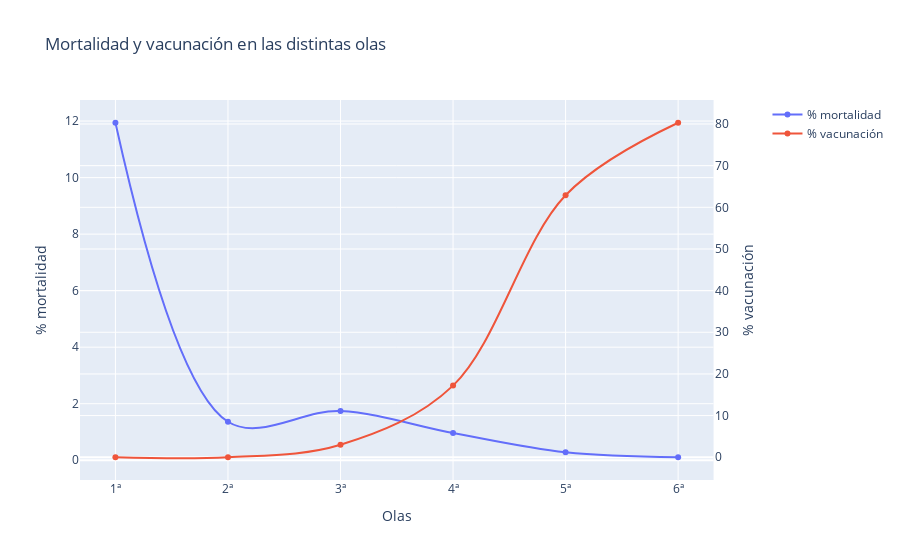

Notebook code for this chart:
### Markdown cell above
### En cada ola

### Code cell
df_1ola = datos_covid[(datos_covid['fecha']>'2020-03-10') & (datos_covid['fecha']<'2020-05-01')]
df_2ola = datos_covid[(datos_covid['fecha']>'2020-08-04') & (datos_covid['fecha']<'2020-12-01')]
df_3ola = datos_covid[(datos_covid['fecha']>'2020-12-09') & (datos_covid['fecha']<'2021-03-12')]
df_4ola = datos_covid[(datos_covid['fecha']>'2021-03-23') & (datos_covid['fecha']<'2021-05-22')]
df_5ola = datos_covid[(datos_covid['fecha']>'2021-07-05') & (datos_covid['fecha']<'2021-08-15')]
df_6ola = datos_covid[(datos_covid['fecha']>'2021-11-23') & (datos_covid['fecha']<'2022-01-03')]

mort1 = df_1ola['num_def'].sum()/df_1ola['num_casos'].sum()*100
mort2 = df_2ola['num_def'].sum()/df_2ola['num_casos'].sum()*100
mort3 = df_3ola['num_def'].sum()/df_3ola['num_casos'].sum()*100
mort4 = df_4ola['num_def'].sum()/df_4ola['num_casos'].sum()*100
mort5 = df_5ola['num_def'].sum()/df_5ola['num_casos'].sum()*100
mort6 = df_6ola['num_def'].sum()/df_6ola['num_casos'].sum()*100

lista_mort = [mort1, mort2, mort3, mort4, mort5, mort6]
lista_olas = ['1ª', '2ª', '3ª', '4ª', '5ª', '6ª']
lista_vac=[0,0,3,17.2,62.9,80.3]

# Create figure with secondary y-axis
fig = make_subplots(specs=[[{"secondary_y": True}]])

# Add traces
fig.add_trace(
    go.Scatter(x=lista_olas, y=lista_mort, name="% mortalidad", line_shape = 'spline'),
    secondary_y=False, 
)

fig.add_trace(
    go.Scatter(x=lista_olas, y=lista_vac, name="% vacunación", line_shape = 'spline'),
    secondary_y=True,
)

# Add figure title
fig.update_layout(title_text="Mortalidad y vacunación en las distintas olas")

# Set x-axis title
fig.update_xaxes(title_text="Olas")

# Set y-axes titles
fig.update_yaxes(title_text="% mortalidad", secondary_y=False)
fig.update_yaxes(title_text="% vacunación", secondary_y=True)

fig.update_layout(hovermode = "x")

fig.show()

perc_red_mort = (mort3-mort6)/mort3*100
print(f'El porcentaje de reducción de la mortalidad por COVID-19 entre la 3ª y la 6ª ola es: {perc_red_mort:.2f} %')
perc_red_hosp = (df_3ola['num_hosp'].sum()/df_3ola['num_casos'].sum()*100-(df_6ola['num_hosp'].sum()/df_6ola['num_casos'].sum()*100))/(df_3ola['num_hosp'].sum()/df_3ola['num_casos'].sum()*100)*100
print(f'El porcentaje de reducción de la hospitalización por COVID-19 entre la 3ª y la 6ª ola es: {perc_red_hosp:.2f} %')

### Figure 1 — Plotly figure (JSON) as saved in the notebook; plotly's stock layout.template omitted (floating-point values rounded to 4 significant figures)
{"data": [{"line": {"shape": "spline"}, "name": "% mortalidad", "type": "scatter", "x": ["1ª", "2ª", "3ª", "4ª", "5ª", "6ª"], "xaxis": "x", "y": [11.94, 1.361, 1.741, 0.9629, 0.2808, 0.1057], "yaxis": "y"}, {"line": {"shape": "spline"}, "name": "% vacunación", "type": "scatter", "x": ["1ª", "2ª", "3ª", "4ª", "5ª", "6ª"], "xaxis": "x", "y": [0, 0, 3, 17.2, 62.9, 80.3], "yaxis": "y2"}], "layout": {"hovermode": "x", "title": {"text": "Mortalidad y vacunación en las distintas olas"}, "xaxis": {"anchor": "y", "domain": [0, 0.94], "title": {"text": "Olas"}}, "yaxis": {"anchor": "x", "domain": [0, 1], "title": {"text": "% mortalidad"}}, "yaxis2": {"anchor": "x", "overlaying": "y", "side": "right", "title": {"text": "% vacunación"}}}}
